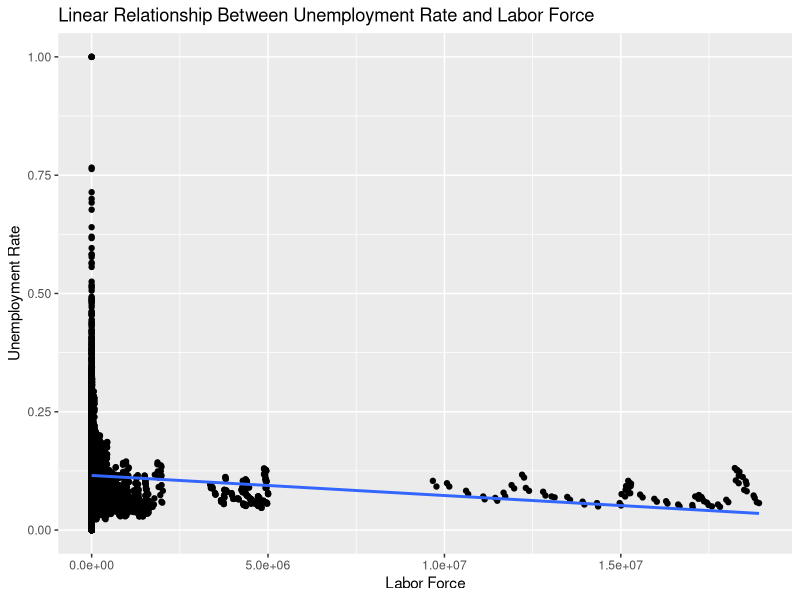
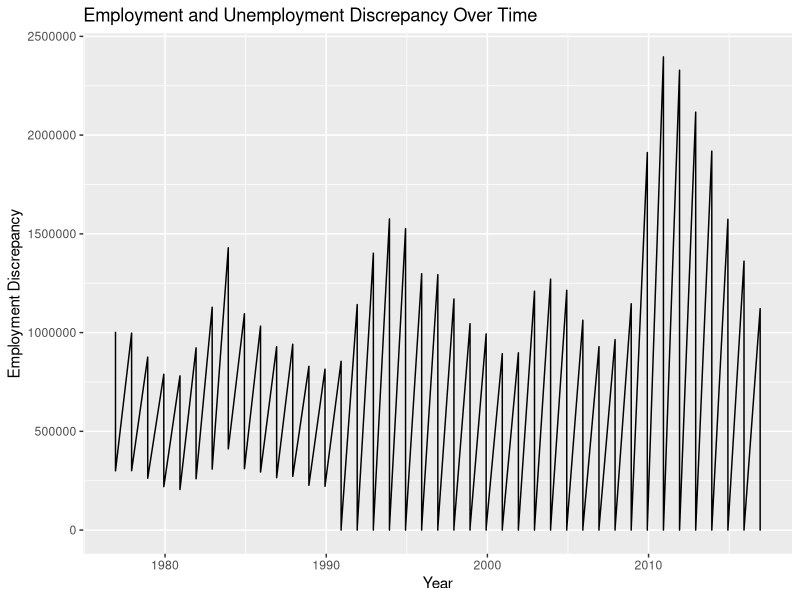
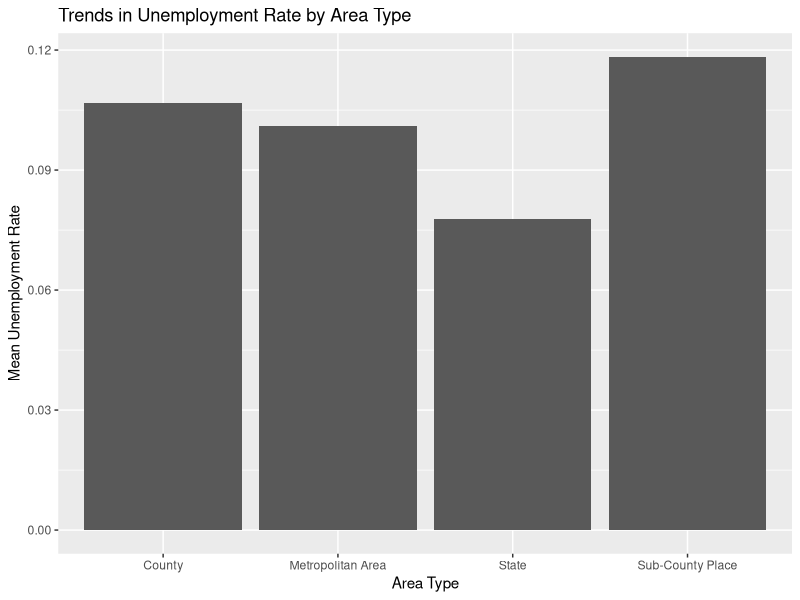
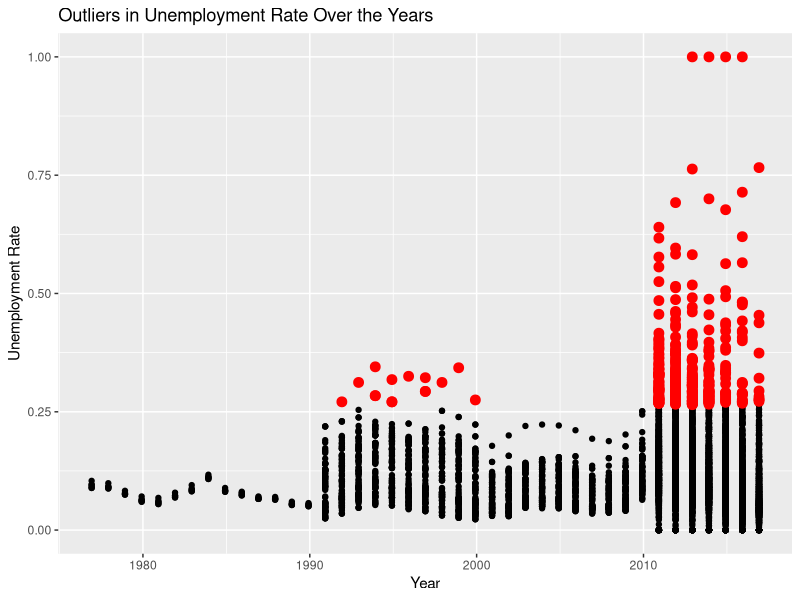

Source code (R) for these figures, in order:
# Load necessary packages
library(ggplot2)
library(dplyr)
library(ggfortify)
library(forecast)

# Read the dataset
laus <- read.csv("laus.csv")

# Data cleaning
# Convert relevant columns to appropriate data types
laus$Year <- as.Date(as.character(laus$Year), format = "%Y")
laus$Date <- as.Date(laus$Date)

# Research Question 1: Linear Relationship Between Unemployment Rate and Labor Force
# Fit a linear regression model
model <- lm(UnemploymentRate ~ LaborForce, data = laus)
# Display model summary
summary(model)

# Create a scatter plot with a linear regression line
ggplot(laus, aes(x = LaborForce, y = UnemploymentRate)) +
  geom_point() +
  geom_smooth(method = "lm", se = FALSE) +
  labs(title = "Linear Relationship Between Unemployment Rate and Labor Force",
       x = "Labor Force", y = "Unemployment Rate")


# Research Question 2: Analyzing Employment and Unemployment Discrepancy
laus$EmploymentDiscrepancy <- laus$LaborForce - laus$Employment
ggplot(laus, aes(x = Year, y = EmploymentDiscrepancy)) +
  geom_line() +
  labs(title = "Employment and Unemployment Discrepancy Over Time", x = "Year", y = "Employment Discrepancy")

# Research Question 3: Trends in Unemployment Rate by Area Type
mean_unemployment_by_type <- laus %>%
  group_by(Area.Type) %>%
  summarise(mean_unemployment = mean(UnemploymentRate, na.rm = TRUE))
ggplot(mean_unemployment_by_type, aes(x = Area.Type, y = mean_unemployment)) +
  geom_bar(stat = "identity") +
  labs(title = "Trends in Unemployment Rate by Area Type", x = "Area Type", y = "Mean Unemployment Rate")

# Research Question 4: Identify Outliers in Unemployment Rate Over the Years
outlier_threshold <- 1.5
outliers <- boxplot.stats(laus$UnemploymentRate)$out

ggplot(laus, aes(x = Year, y = UnemploymentRate)) +
  geom_point() +
  geom_point(data = filter(laus, UnemploymentRate %in% outliers),
             color = "red", size = 3) +
  labs(title = "Outliers in Unemployment Rate Over the Years",
       x = "Year", y = "Unemployment Rate")
